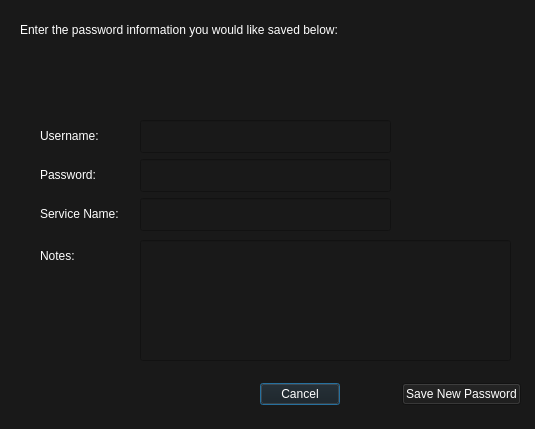
<?xml version="1.0" encoding="UTF-8"?>
<ui version="4.0">
 <class>Dialog</class>
 <widget class="QDialog" name="Dialog">
  <property name="geometry">
   <rect>
    <x>0</x>
    <y>0</y>
    <width>535</width>
    <height>429</height>
   </rect>
  </property>
  <property name="windowTitle">
   <string>Dialog</string>
  </property>
  <property name="autoFillBackground">
   <bool>false</bool>
  </property>
  <property name="styleSheet">
   <string notr="true">background-color: rgb(25,25,25)</string>
  </property>
  <widget class="QLabel" name="label_2">
   <property name="geometry">
    <rect>
     <x>40</x>
     <y>159</y>
     <width>93</width>
     <height>33</height>
    </rect>
   </property>
   <property name="text">
    <string>&lt;html&gt;&lt;head/&gt;&lt;body&gt;&lt;p&gt;&lt;span style=&quot; color:#ffffff;&quot;&gt;Password:&lt;/span&gt;&lt;/p&gt;&lt;/body&gt;&lt;/html&gt;</string>
   </property>
  </widget>
  <widget class="QLabel" name="label_4">
   <property name="geometry">
    <rect>
     <x>40</x>
     <y>198</y>
     <width>93</width>
     <height>33</height>
    </rect>
   </property>
   <property name="text">
    <string>&lt;html&gt;&lt;head/&gt;&lt;body&gt;&lt;p&gt;&lt;span style=&quot; color:#ffffff;&quot;&gt;Service Name:&lt;/span&gt;&lt;/p&gt;&lt;/body&gt;&lt;/html&gt;</string>
   </property>
  </widget>
  <widget class="QLineEdit" name="password_input">
   <property name="geometry">
    <rect>
     <x>140</x>
     <y>159</y>
     <width>251</width>
     <height>33</height>
    </rect>
   </property>
   <property name="palette">
    <palette>
     <active>
      <colorrole role="Button">
       <brush brushstyle="SolidPattern">
        <color alpha="255">
         <red>25</red>
         <green>25</green>
         <blue>25</blue>
        </color>
       </brush>
      </colorrole>
      <colorrole role="Text">
       <brush brushstyle="SolidPattern">
        <color alpha="255">
         <red>255</red>
         <green>255</green>
         <blue>255</blue>
        </color>
       </brush>
      </colorrole>
      <colorrole role="Base">
       <brush brushstyle="SolidPattern">
        <color alpha="255">
         <red>25</red>
         <green>25</green>
         <blue>25</blue>
        </color>
       </brush>
      </colorrole>
      <colorrole role="Window">
       <brush brushstyle="SolidPattern">
        <color alpha="255">
         <red>25</red>
         <green>25</green>
         <blue>25</blue>
        </color>
       </brush>
      </colorrole>
     </active>
     <inactive>
      <colorrole role="Button">
       <brush brushstyle="SolidPattern">
        <color alpha="255">
         <red>25</red>
         <green>25</green>
         <blue>25</blue>
        </color>
       </brush>
      </colorrole>
      <colorrole role="Text">
       <brush brushstyle="SolidPattern">
        <color alpha="255">
         <red>255</red>
         <green>255</green>
         <blue>255</blue>
        </color>
       </brush>
      </colorrole>
      <colorrole role="Base">
       <brush brushstyle="SolidPattern">
        <color alpha="255">
         <red>25</red>
         <green>25</green>
         <blue>25</blue>
        </color>
       </brush>
      </colorrole>
      <colorrole role="Window">
       <brush brushstyle="SolidPattern">
        <color alpha="255">
         <red>25</red>
         <green>25</green>
         <blue>25</blue>
        </color>
       </brush>
      </colorrole>
     </inactive>
     <disabled>
      <colorrole role="Button">
       <brush brushstyle="SolidPattern">
        <color alpha="255">
         <red>25</red>
         <green>25</green>
         <blue>25</blue>
        </color>
       </brush>
      </colorrole>
      <colorrole role="Text">
       <brush brushstyle="SolidPattern">
        <color alpha="255">
         <red>159</red>
         <green>158</green>
         <blue>158</blue>
        </color>
       </brush>
      </colorrole>
      <colorrole role="Base">
       <brush brushstyle="SolidPattern">
        <color alpha="255">
         <red>25</red>
         <green>25</green>
         <blue>25</blue>
        </color>
       </brush>
      </colorrole>
      <colorrole role="Window">
       <brush brushstyle="SolidPattern">
        <color alpha="255">
         <red>25</red>
         <green>25</green>
         <blue>25</blue>
        </color>
       </brush>
      </colorrole>
     </disabled>
    </palette>
   </property>
   <property name="echoMode">
    <enum>QLineEdit::Password</enum>
   </property>
  </widget>
  <widget class="QLineEdit" name="service_name_input">
   <property name="geometry">
    <rect>
     <x>140</x>
     <y>198</y>
     <width>251</width>
     <height>33</height>
    </rect>
   </property>
   <property name="palette">
    <palette>
     <active>
      <colorrole role="Button">
       <brush brushstyle="SolidPattern">
        <color alpha="255">
         <red>25</red>
         <green>25</green>
         <blue>25</blue>
        </color>
       </brush>
      </colorrole>
      <colorrole role="Text">
       <brush brushstyle="SolidPattern">
        <color alpha="255">
         <red>255</red>
         <green>255</green>
         <blue>255</blue>
        </color>
       </brush>
      </colorrole>
      <colorrole role="Base">
       <brush brushstyle="SolidPattern">
        <color alpha="255">
         <red>25</red>
         <green>25</green>
         <blue>25</blue>
        </color>
       </brush>
      </colorrole>
      <colorrole role="Window">
       <brush brushstyle="SolidPattern">
        <color alpha="255">
         <red>25</red>
         <green>25</green>
         <blue>25</blue>
        </color>
       </brush>
      </colorrole>
     </active>
     <inactive>
      <colorrole role="Button">
       <brush brushstyle="SolidPattern">
        <color alpha="255">
         <red>25</red>
         <green>25</green>
         <blue>25</blue>
        </color>
       </brush>
      </colorrole>
      <colorrole role="Text">
       <brush brushstyle="SolidPattern">
        <color alpha="255">
         <red>255</red>
         <green>255</green>
         <blue>255</blue>
        </color>
       </brush>
      </colorrole>
      <colorrole role="Base">
       <brush brushstyle="SolidPattern">
        <color alpha="255">
         <red>25</red>
         <green>25</green>
         <blue>25</blue>
        </color>
       </brush>
      </colorrole>
      <colorrole role="Window">
       <brush brushstyle="SolidPattern">
        <color alpha="255">
         <red>25</red>
         <green>25</green>
         <blue>25</blue>
        </color>
       </brush>
      </colorrole>
     </inactive>
     <disabled>
      <colorrole role="Button">
       <brush brushstyle="SolidPattern">
        <color alpha="255">
         <red>25</red>
         <green>25</green>
         <blue>25</blue>
        </color>
       </brush>
      </colorrole>
      <colorrole role="Text">
       <brush brushstyle="SolidPattern">
        <color alpha="255">
         <red>159</red>
         <green>158</green>
         <blue>158</blue>
        </color>
       </brush>
      </colorrole>
      <colorrole role="Base">
       <brush brushstyle="SolidPattern">
        <color alpha="255">
         <red>25</red>
         <green>25</green>
         <blue>25</blue>
        </color>
       </brush>
      </colorrole>
      <colorrole role="Window">
       <brush brushstyle="SolidPattern">
        <color alpha="255">
         <red>25</red>
         <green>25</green>
         <blue>25</blue>
        </color>
       </brush>
      </colorrole>
     </disabled>
    </palette>
   </property>
  </widget>
  <widget class="QLabel" name="label">
   <property name="geometry">
    <rect>
     <x>40</x>
     <y>120</y>
     <width>93</width>
     <height>33</height>
    </rect>
   </property>
   <property name="text">
    <string>&lt;html&gt;&lt;head/&gt;&lt;body&gt;&lt;p&gt;&lt;span style=&quot; color:#ffffff;&quot;&gt;Username:&lt;/span&gt;&lt;/p&gt;&lt;/body&gt;&lt;/html&gt;</string>
   </property>
  </widget>
  <widget class="QLineEdit" name="username_input">
   <property name="geometry">
    <rect>
     <x>140</x>
     <y>120</y>
     <width>251</width>
     <height>33</height>
    </rect>
   </property>
   <property name="palette">
    <palette>
     <active>
      <colorrole role="Button">
       <brush brushstyle="SolidPattern">
        <color alpha="255">
         <red>25</red>
         <green>25</green>
         <blue>25</blue>
        </color>
       </brush>
      </colorrole>
      <colorrole role="Text">
       <brush brushstyle="SolidPattern">
        <color alpha="255">
         <red>255</red>
         <green>255</green>
         <blue>255</blue>
        </color>
       </brush>
      </colorrole>
      <colorrole role="Base">
       <brush brushstyle="SolidPattern">
        <color alpha="255">
         <red>25</red>
         <green>25</green>
         <blue>25</blue>
        </color>
       </brush>
      </colorrole>
      <colorrole role="Window">
       <brush brushstyle="SolidPattern">
        <color alpha="255">
         <red>25</red>
         <green>25</green>
         <blue>25</blue>
        </color>
       </brush>
      </colorrole>
     </active>
     <inactive>
      <colorrole role="Button">
       <brush brushstyle="SolidPattern">
        <color alpha="255">
         <red>25</red>
         <green>25</green>
         <blue>25</blue>
        </color>
       </brush>
      </colorrole>
      <colorrole role="Text">
       <brush brushstyle="SolidPattern">
        <color alpha="255">
         <red>255</red>
         <green>255</green>
         <blue>255</blue>
        </color>
       </brush>
      </colorrole>
      <colorrole role="Base">
       <brush brushstyle="SolidPattern">
        <color alpha="255">
         <red>25</red>
         <green>25</green>
         <blue>25</blue>
        </color>
       </brush>
      </colorrole>
      <colorrole role="Window">
       <brush brushstyle="SolidPattern">
        <color alpha="255">
         <red>25</red>
         <green>25</green>
         <blue>25</blue>
        </color>
       </brush>
      </colorrole>
     </inactive>
     <disabled>
      <colorrole role="Button">
       <brush brushstyle="SolidPattern">
        <color alpha="255">
         <red>25</red>
         <green>25</green>
         <blue>25</blue>
        </color>
       </brush>
      </colorrole>
      <colorrole role="Text">
       <brush brushstyle="SolidPattern">
        <color alpha="255">
         <red>159</red>
         <green>158</green>
         <blue>158</blue>
        </color>
       </brush>
      </colorrole>
      <colorrole role="Base">
       <brush brushstyle="SolidPattern">
        <color alpha="255">
         <red>25</red>
         <green>25</green>
         <blue>25</blue>
        </color>
       </brush>
      </colorrole>
      <colorrole role="Window">
       <brush brushstyle="SolidPattern">
        <color alpha="255">
         <red>25</red>
         <green>25</green>
         <blue>25</blue>
        </color>
       </brush>
      </colorrole>
     </disabled>
    </palette>
   </property>
  </widget>
  <widget class="QLabel" name="label_3">
   <property name="geometry">
    <rect>
     <x>20</x>
     <y>10</y>
     <width>441</width>
     <height>41</height>
    </rect>
   </property>
   <property name="text">
    <string>&lt;html&gt;&lt;head/&gt;&lt;body&gt;&lt;p&gt;&lt;span style=&quot; color:#ffffff;&quot;&gt;Enter the password information you would like saved below:&lt;/span&gt;&lt;/p&gt;&lt;/body&gt;&lt;/html&gt;</string>
   </property>
   <property name="wordWrap">
    <bool>true</bool>
   </property>
  </widget>
  <widget class="QLabel" name="result_message">
   <property name="geometry">
    <rect>
     <x>10</x>
     <y>70</y>
     <width>511</width>
     <height>31</height>
    </rect>
   </property>
   <property name="text">
    <string>&lt;html&gt;&lt;head/&gt;&lt;body&gt;&lt;p align=&quot;center&quot;&gt;&lt;br/&gt;&lt;/p&gt;&lt;/body&gt;&lt;/html&gt;</string>
   </property>
   <property name="wordWrap">
    <bool>true</bool>
   </property>
  </widget>
  <widget class="QWidget" name="layoutWidget">
   <property name="geometry">
    <rect>
     <x>260</x>
     <y>380</y>
     <width>261</width>
     <height>29</height>
    </rect>
   </property>
   <layout class="QHBoxLayout" name="horizontalLayout">
    <item>
     <widget class="QPushButton" name="cancel_button">
      <property name="palette">
       <palette>
        <active>
         <colorrole role="Button">
          <brush brushstyle="SolidPattern">
           <color alpha="255">
            <red>25</red>
            <green>25</green>
            <blue>25</blue>
           </color>
          </brush>
         </colorrole>
         <colorrole role="Text">
          <brush brushstyle="SolidPattern">
           <color alpha="255">
            <red>255</red>
            <green>255</green>
            <blue>255</blue>
           </color>
          </brush>
         </colorrole>
         <colorrole role="ButtonText">
          <brush brushstyle="SolidPattern">
           <color alpha="255">
            <red>255</red>
            <green>255</green>
            <blue>255</blue>
           </color>
          </brush>
         </colorrole>
         <colorrole role="Base">
          <brush brushstyle="SolidPattern">
           <color alpha="255">
            <red>25</red>
            <green>25</green>
            <blue>25</blue>
           </color>
          </brush>
         </colorrole>
         <colorrole role="Window">
          <brush brushstyle="SolidPattern">
           <color alpha="255">
            <red>25</red>
            <green>25</green>
            <blue>25</blue>
           </color>
          </brush>
         </colorrole>
        </active>
        <inactive>
         <colorrole role="Button">
          <brush brushstyle="SolidPattern">
           <color alpha="255">
            <red>25</red>
            <green>25</green>
            <blue>25</blue>
           </color>
          </brush>
         </colorrole>
         <colorrole role="Text">
          <brush brushstyle="SolidPattern">
           <color alpha="255">
            <red>255</red>
            <green>255</green>
            <blue>255</blue>
           </color>
          </brush>
         </colorrole>
         <colorrole role="ButtonText">
          <brush brushstyle="SolidPattern">
           <color alpha="255">
            <red>255</red>
            <green>255</green>
            <blue>255</blue>
           </color>
          </brush>
         </colorrole>
         <colorrole role="Base">
          <brush brushstyle="SolidPattern">
           <color alpha="255">
            <red>25</red>
            <green>25</green>
            <blue>25</blue>
           </color>
          </brush>
         </colorrole>
         <colorrole role="Window">
          <brush brushstyle="SolidPattern">
           <color alpha="255">
            <red>25</red>
            <green>25</green>
            <blue>25</blue>
           </color>
          </brush>
         </colorrole>
        </inactive>
        <disabled>
         <colorrole role="Button">
          <brush brushstyle="SolidPattern">
           <color alpha="255">
            <red>25</red>
            <green>25</green>
            <blue>25</blue>
           </color>
          </brush>
         </colorrole>
         <colorrole role="Text">
          <brush brushstyle="SolidPattern">
           <color alpha="255">
            <red>159</red>
            <green>158</green>
            <blue>158</blue>
           </color>
          </brush>
         </colorrole>
         <colorrole role="ButtonText">
          <brush brushstyle="SolidPattern">
           <color alpha="255">
            <red>159</red>
            <green>158</green>
            <blue>158</blue>
           </color>
          </brush>
         </colorrole>
         <colorrole role="Base">
          <brush brushstyle="SolidPattern">
           <color alpha="255">
            <red>25</red>
            <green>25</green>
            <blue>25</blue>
           </color>
          </brush>
         </colorrole>
         <colorrole role="Window">
          <brush brushstyle="SolidPattern">
           <color alpha="255">
            <red>25</red>
            <green>25</green>
            <blue>25</blue>
           </color>
          </brush>
         </colorrole>
        </disabled>
       </palette>
      </property>
      <property name="text">
       <string>Cancel</string>
      </property>
     </widget>
    </item>
    <item>
     <spacer name="horizontalSpacer">
      <property name="orientation">
       <enum>Qt::Horizontal</enum>
      </property>
      <property name="sizeHint" stdset="0">
       <size>
        <width>40</width>
        <height>20</height>
       </size>
      </property>
     </spacer>
    </item>
    <item>
     <widget class="QPushButton" name="save_button">
      <property name="palette">
       <palette>
        <active>
         <colorrole role="Button">
          <brush brushstyle="SolidPattern">
           <color alpha="255">
            <red>25</red>
            <green>25</green>
            <blue>25</blue>
           </color>
          </brush>
         </colorrole>
         <colorrole role="ButtonText">
          <brush brushstyle="SolidPattern">
           <color alpha="255">
            <red>255</red>
            <green>255</green>
            <blue>255</blue>
           </color>
          </brush>
         </colorrole>
         <colorrole role="Base">
          <brush brushstyle="SolidPattern">
           <color alpha="255">
            <red>25</red>
            <green>25</green>
            <blue>25</blue>
           </color>
          </brush>
         </colorrole>
         <colorrole role="Window">
          <brush brushstyle="SolidPattern">
           <color alpha="255">
            <red>25</red>
            <green>25</green>
            <blue>25</blue>
           </color>
          </brush>
         </colorrole>
        </active>
        <inactive>
         <colorrole role="Button">
          <brush brushstyle="SolidPattern">
           <color alpha="255">
            <red>25</red>
            <green>25</green>
            <blue>25</blue>
           </color>
          </brush>
         </colorrole>
         <colorrole role="ButtonText">
          <brush brushstyle="SolidPattern">
           <color alpha="255">
            <red>255</red>
            <green>255</green>
            <blue>255</blue>
           </color>
          </brush>
         </colorrole>
         <colorrole role="Base">
          <brush brushstyle="SolidPattern">
           <color alpha="255">
            <red>25</red>
            <green>25</green>
            <blue>25</blue>
           </color>
          </brush>
         </colorrole>
         <colorrole role="Window">
          <brush brushstyle="SolidPattern">
           <color alpha="255">
            <red>25</red>
            <green>25</green>
            <blue>25</blue>
           </color>
          </brush>
         </colorrole>
        </inactive>
        <disabled>
         <colorrole role="Button">
          <brush brushstyle="SolidPattern">
           <color alpha="255">
            <red>25</red>
            <green>25</green>
            <blue>25</blue>
           </color>
          </brush>
         </colorrole>
         <colorrole role="ButtonText">
          <brush brushstyle="SolidPattern">
           <color alpha="255">
            <red>159</red>
            <green>158</green>
            <blue>158</blue>
           </color>
          </brush>
         </colorrole>
         <colorrole role="Base">
          <brush brushstyle="SolidPattern">
           <color alpha="255">
            <red>25</red>
            <green>25</green>
            <blue>25</blue>
           </color>
          </brush>
         </colorrole>
         <colorrole role="Window">
          <brush brushstyle="SolidPattern">
           <color alpha="255">
            <red>25</red>
            <green>25</green>
            <blue>25</blue>
           </color>
          </brush>
         </colorrole>
        </disabled>
       </palette>
      </property>
      <property name="text">
       <string>Save New Password</string>
      </property>
     </widget>
    </item>
   </layout>
  </widget>
  <widget class="QLineEdit" name="notes_input">
   <property name="geometry">
    <rect>
     <x>140</x>
     <y>240</y>
     <width>371</width>
     <height>121</height>
    </rect>
   </property>
   <property name="palette">
    <palette>
     <active>
      <colorrole role="Button">
       <brush brushstyle="SolidPattern">
        <color alpha="255">
         <red>25</red>
         <green>25</green>
         <blue>25</blue>
        </color>
       </brush>
      </colorrole>
      <colorrole role="Text">
       <brush brushstyle="SolidPattern">
        <color alpha="255">
         <red>255</red>
         <green>255</green>
         <blue>255</blue>
        </color>
       </brush>
      </colorrole>
      <colorrole role="Base">
       <brush brushstyle="SolidPattern">
        <color alpha="255">
         <red>25</red>
         <green>25</green>
         <blue>25</blue>
        </color>
       </brush>
      </colorrole>
      <colorrole role="Window">
       <brush brushstyle="SolidPattern">
        <color alpha="255">
         <red>25</red>
         <green>25</green>
         <blue>25</blue>
        </color>
       </brush>
      </colorrole>
     </active>
     <inactive>
      <colorrole role="Button">
       <brush brushstyle="SolidPattern">
        <color alpha="255">
         <red>25</red>
         <green>25</green>
         <blue>25</blue>
        </color>
       </brush>
      </colorrole>
      <colorrole role="Text">
       <brush brushstyle="SolidPattern">
        <color alpha="255">
         <red>255</red>
         <green>255</green>
         <blue>255</blue>
        </color>
       </brush>
      </colorrole>
      <colorrole role="Base">
       <brush brushstyle="SolidPattern">
        <color alpha="255">
         <red>25</red>
         <green>25</green>
         <blue>25</blue>
        </color>
       </brush>
      </colorrole>
      <colorrole role="Window">
       <brush brushstyle="SolidPattern">
        <color alpha="255">
         <red>25</red>
         <green>25</green>
         <blue>25</blue>
        </color>
       </brush>
      </colorrole>
     </inactive>
     <disabled>
      <colorrole role="Button">
       <brush brushstyle="SolidPattern">
        <color alpha="255">
         <red>25</red>
         <green>25</green>
         <blue>25</blue>
        </color>
       </brush>
      </colorrole>
      <colorrole role="Text">
       <brush brushstyle="SolidPattern">
        <color alpha="255">
         <red>159</red>
         <green>158</green>
         <blue>158</blue>
        </color>
       </brush>
      </colorrole>
      <colorrole role="Base">
       <brush brushstyle="SolidPattern">
        <color alpha="255">
         <red>25</red>
         <green>25</green>
         <blue>25</blue>
        </color>
       </brush>
      </colorrole>
      <colorrole role="Window">
       <brush brushstyle="SolidPattern">
        <color alpha="255">
         <red>25</red>
         <green>25</green>
         <blue>25</blue>
        </color>
       </brush>
      </colorrole>
     </disabled>
    </palette>
   </property>
  </widget>
  <widget class="QLabel" name="label_5">
   <property name="geometry">
    <rect>
     <x>40</x>
     <y>240</y>
     <width>93</width>
     <height>33</height>
    </rect>
   </property>
   <property name="text">
    <string>&lt;html&gt;&lt;head/&gt;&lt;body&gt;&lt;p&gt;&lt;span style=&quot; color:#ffffff;&quot;&gt;Notes:&lt;/span&gt;&lt;/p&gt;&lt;/body&gt;&lt;/html&gt;</string>
   </property>
  </widget>
 </widget>
 <resources/>
 <connections/>
</ui>
